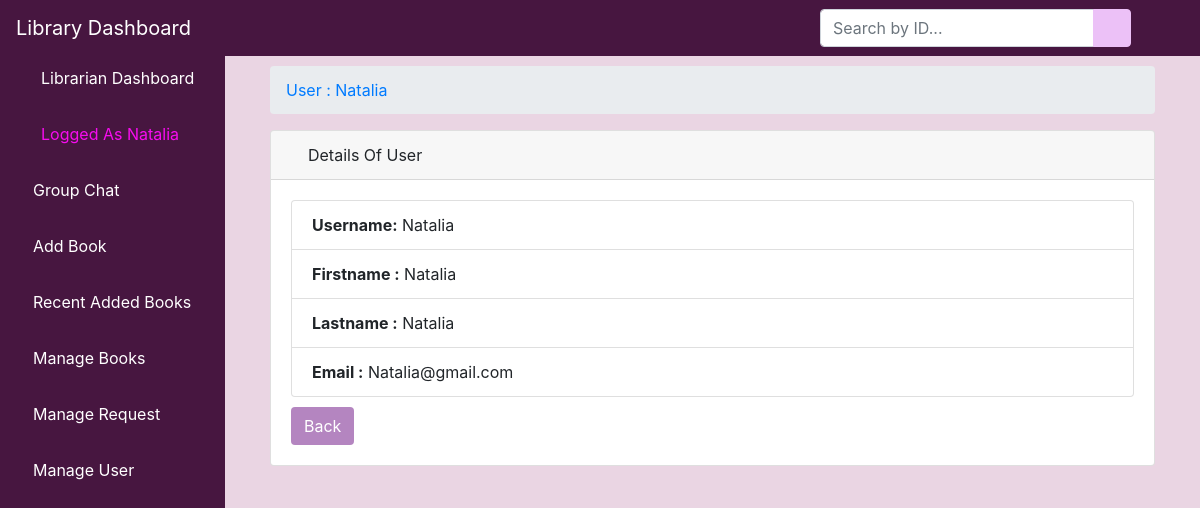
Screenshot of /alvuser/8 with the database file from the repository.
### bookstore/models.py (models this page shows)
class User(AbstractUser):
    is_admin = models.BooleanField(default=False)
    is_student = models.BooleanField(default=False)
    is_lecturer = models.BooleanField(default=False)
    class Meta:
        swappable = 'AUTH_USER_MODEL'

### bookstore/views.py (the view)
# urls.py: path('alvuser/<int:pk>', views.ALViewUser.as_view(), name='alvuser'),
class ALViewUser(DetailView):
    model = User
    template_name='dashboard/user_detail.html'

### bookstore/templates/dashboard/user_detail.html (shortened to what this page needs)
{% extends 'dashboard/base.html' %}
{% load static %}
{% block body %}
<div class="container-fluid">
        <div class="row">
          <div class="col-12 mb-3">
          <div class="col-12 mb-3">
              <div id="content-wrapper">
        <div class="container-fluid">
            <ol class="breadcrumb">
                <li class="breadcrumb-item">
                    <a href="">User : {{ object.username }} </a>
            </ol>
            <div class="card mb-3">
                <div class="card-header">
                    <i class="fas fa-table " style="color: #b485c0;" ></i>
                    Details Of User
                </div>
                <div class="card-body">
 <div class="row">
        <div class="col-12">
            <ul class="list-group">
              <li class="list-group-item"><strong>Username:</strong> {{ object.username }}</li>
              <li class="list-group-item"><strong>Firstname :</strong> {{ object.first_name }}</li>
              <li class="list-group-item"><strong>Lastname :</strong> {{ object.last_name }}</li>
              <li class="list-group-item"><strong>Email :</strong> {{ object.email }}</li>
            </ul>
        </div>
    </div>
    <div class="row top-buffer" style="padding-top: 10px">
        <div class="col-12">
                <a href="{% url 'aluser' %}"><button type="button" class="btn " style="color: #ffffff; background-color: #b485c0;" >Back</button></a>
        </div>
    </div>
          </div>
        </div>
      </div>
    </div>
{% endblock %}

### bookstore/templates/dashboard/base.html (shortened to what this page needs)
{% load static %}
<!DOCTYPE html>
<html lang="en">
<head>
    {% load static %}
    <link href="{% static 'vendor/fontawesome-free/css/all.min.css' %}" rel="stylesheet" type="text/css">
       <link rel="stylesheet" href="{% static 'assets/css/bootstrap.min.css' %}">
      <link rel="stylesheet" href="{% static 'assets/fonts/font-awesome-4.7.0/css/font-awesome.min.css' %}">
    <link href="{% static 'vendor/datatables/dataTables.bootstrap4.css' %}" rel="stylesheet">
    <link rel="stylesheet" type="text/css" href="{% static 'css/master.css' %}">
    <link href="{% static 'css/sb-admin.css' %}" rel="stylesheet">
</head>
<body id="page-top" style="background-color: #e9d3e1ee">
<nav class="navbar navbar-expand navbar-head fixed-top">
    <a class="navbar-brand mr-1" style="color: white;" href="">Library Dashboard</a>
    <button class="btn btn-link btn-sm text-white order-1 order-sm-0" id="sidebarToggle" href="#">
        <i class="fas fa-bars"></i>
    </button>
      <form class="d-none d-md-inline-block form-inline ml-auto mr-0 mr-md-3 my-2 my-md-0" action="{% url 'asearch' %}">
        <div class="input-group">
            <input type="text" class="form-control" name="query" placeholder="Search by ID..." aria-label="Search" aria-describedby="basic-addon2">
            <div class="input-group-append">
                <button class="btn btn-primary" type="submit">
                    <i class="fas fa-search"></i>
                </button>
            </div>
        </div>
    </form>
    <ul class="navbar-nav ml-auto ml-md-0">
        <li class="nav-item dropdown no-arrow">
            <a class="nav-link dropdown-toggle" style="color: #ecc1f7;" href="#" id="userDropdown" role="button" data-toggle="dropdown" aria-haspopup="true" aria-expanded="false">
                <i class="fas fa-user-circle fa-fw "></i>
            </a>
        </li>
    </ul>
</nav>
<div id="wrapper" style="padding-top: 50px">
<ul class="sidebar navbar-nav" >
    <li class="nav-item active" >
        <a class="nav-link" href="{% url 'dashboard' %}">
            <i class="fas fa-fw fa-tachometer-alt"></i>
            <span>Librarian Dashboard</span>
        </a>
    </li>
    <li class="nav-item active">
        <a class="nav-link" style="color: #ecc1f7;" href="">
            <i class="fas fa-user-circle fa-fw "></i>
            <span style="color: rgb(247, 12, 239)">Logged As {{ user.username }}</span>
        </a>
    </li>
    <li class="nav-item">
        <a class="nav-link" style="color: #ecc1f7;" href="{% url 'alchat' %}">
            <i class="fas fa-book "></i>
            <span style="color: white">Group Chat</span>
        </a>
    </li>
        <li class="nav-item">
        <a class="nav-link" style="color: #ecc1f7;" href="{% url 'aabook_form' %}">
            <i class="fas fa-book "></i>
            <span style="color: white">Add Book</span>
        </a>
    </li>
    <li class="nav-item">
        <a class="nav-link" style="color: #ecc1f7;" href="{% url 'albook' %}">
            <i class="fas fa-book "></i>
            <span style="color: white">Recent Added Books</span>
        </a>
    </li>
      <li class="nav-item">
        <a class="nav-link" style="color: #ecc1f7;"href="{% url 'ambook' %}">
            <i class="fas fa-book "></i>
            <span style="color: white">Manage Books</span>
        </a>
    </li>
     <li class="nav-item">
        <a class="nav-link" style="color: #ecc1f7;" href="{% url 'amrequest' %}">
            <i class="fas fa-book "></i>
            <span style="color: white">Manage Request</span>
        </a>
    </li>
     <li class="nav-item">
        <a class="nav-link" style="color: #ecc1f7;" href="{% url 'aluser' %}">
            <i class="fas fa-user "></i>
            <span style="color: white">Manage User</span>
        </a>
    </li>
</ul>
    {% block body %}{% endblock %}
</div>

### static/css/master.css (style rules this page uses)
html { scroll-behavior: smooth; }
li { list-style-type: none; }

### bookstore/templates/dashboard/base.html (style rules this page uses)
body { display: flex; flex-direction: column; min-height: 100vh; }
.navbar-head { background-color: rgb(71, 22, 64); }
.sidebar { background-color: rgb(71, 22, 64) !important; }
.btn-primary, .btn-primary:hover, .btn-primary:active, .btn-primary:visited { background-color: #ecc1f7 !important; border-color: #ecc1f7 !important; }

### rows the page displays
User: username "Natalia", first_name "Natalia", last_name "Natalia", email "Natalia@gmail.com"
